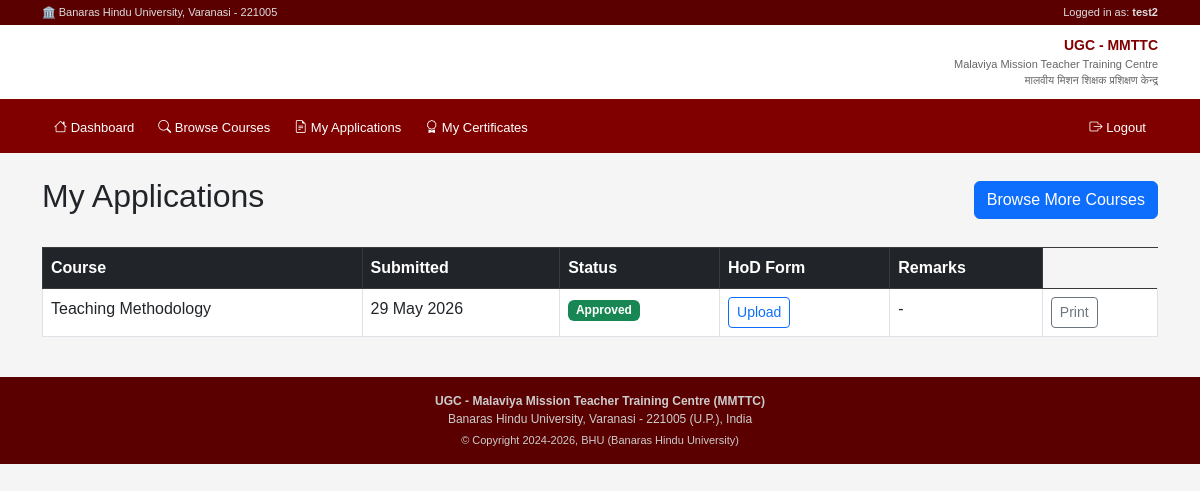
Screenshot of /applications/my-applications/ (signed in) with the database file from the repository.
### accounts/models.py (models this page shows, shortened)
class CustomUser(AbstractUser):
    ADMIN = 'admin'
    APPLICANT = 'applicant'
    ROLE_CHOICES = [
        (ADMIN, 'Admin'),
        (APPLICANT, 'Applicant'),
    ]
    role = models.CharField(max_length=20, choices=ROLE_CHOICES, default=APPLICANT)
    institution = models.CharField(max_length=255, blank=True)
    designation = models.CharField(max_length=100, blank=True)
    phone = models.CharField(max_length=15, blank=True)
    state = models.CharField(max_length=100, blank=True)
    groups = models.ManyToManyField(
        'auth.Group',
        related_name='customuser_set',
        blank=True
    )
    user_permissions = models.ManyToManyField(
        'auth.Permission',
        related_name='customuser_set',
        blank=True
    )

### applications/models.py (models this page shows, shortened)
class Application(models.Model):
    STATUS_CHOICES = [
        ('pending', 'Pending'),
        ('approved', 'Approved'),
        ('rejected', 'Rejected'),
    ]
    TITLE_CHOICES = [
        ('Mr.', 'Mr.'),
        ('Mrs.', 'Mrs.'),
        ('Dr.', 'Dr.'),
        ('Prof.', 'Prof.'),
    ]
    CATEGORY_CHOICES = [
        ('General', 'General'),
        ('OBC', 'OBC'),
        ('SC', 'SC'),
        ('ST', 'ST'),
        ('EWS', 'EWS'),
    ]
    FACULTY_CHOICES = [
        ('Faculty', 'Faculty'),
        ('Researcher/Non-Teaching', 'Researcher/Non-Teaching'),
    ]
    QUALIFICATION_CHOICES = [
        ('Graduate', 'Graduate'),
        ('Post Graduate', 'Post Graduate'),
        ('M.Phil', 'M.Phil'),
        ('Ph.D', 'Ph.D'),
        ('Post Doctoral', 'Post Doctoral'),
    ]
    COURSE_TYPE_CHOICES = [
    ('OC', 'OC - Orientation Courses'),
    ('RC-I', 'RC-I - Refresher Courses'),
    ('SC', 'SC - Short Term Courses'),
    ('NEP', 'NEP'),
]
    applicant = models.ForeignKey(CustomUser, on_delete=models.CASCADE)
    course = models.ForeignKey(Course, on_delete=models.CASCADE)
    status = models.CharField(max_length=20, choices=STATUS_CHOICES, default='pending')
    course_type = models.CharField(max_length=10, choices=COURSE_TYPE_CHOICES, blank=True)
    title = models.CharField(max_length=10, choices=TITLE_CHOICES)
    full_name = models.CharField(max_length=100)
    category = models.CharField(max_length=20, choices=CATEGORY_CHOICES)
    pwd = models.BooleanField(default=False)
    aadhaar = models.CharField(max_length=12)
    photograph = models.ImageField(upload_to='applications/photos/', blank=True, null=True)
    dob = models.DateField()
    faculty_type = models.CharField(max_length=30, choices=FACULTY_CHOICES)
    email = models.EmailField()
    mobile = models.CharField(max_length=10)
    alternate_mobile = models.CharField(max_length=10, blank=True)
    institute_address = models.CharField(max_length=100)
    institute_state = models.CharField(max_length=100)
    institute_pincode = models.CharField(max_length=6)
    same_as_institute = models.BooleanField(default=False)
    mailing_address = models.CharField(max_length=100, blank=True)
    mailing_state = models.CharField(max_length=100, blank=True)
    mailing_pincode = models.CharField(max_length=6, blank=True)
    highest_qualification = models.CharField(max_length=50, choices=QUALIFICATION_CHOICES)
    prev_course1 = models.CharField(max_length=100, blank=True)
    prev_course1_year = models.CharField(max_length=10, blank=True)
    prev_course1_center = models.CharField(max_length=50, blank=True)
    prev_course2 = models.CharField(max_length=100, blank=True)
    prev_course2_year = models.CharField(max_length=10, blank=True)
    prev_course2_center = models.CharField(max_length=50, blank=True)
    accommodation = models.BooleanField(default=False)
    original_form = models.FileField(upload_to='applications/forms/', blank=True, null=True)
    hod_signed_form = models.FileField(upload_to='applications/hod_signed/', blank=True, null=True)
    admin_remarks = models.TextField(blank=True)
    submitted_at = models.DateTimeField(auto_now_add=True)
    updated_at = models.DateTimeField(auto_now=True)
    class Meta:
        unique_together = ['applicant', 'course']

### courses/models.py (models this page shows, shortened)
class Course(models.Model):
    title = models.CharField(max_length=255)
    description = models.TextField()
    eligibility = models.TextField()
    duration = models.CharField(max_length=100)
    start_date = models.DateField()
    end_date = models.DateField()
    total_seats = models.IntegerField()
    seats_filled = models.IntegerField(default=0)
    is_visible = models.BooleanField(default=True)
    is_closed = models.BooleanField(default=False)
    created_by = models.ForeignKey(CustomUser, on_delete=models.SET_NULL, null=True)
    created_at = models.DateTimeField(auto_now_add=True)

### applications/views.py (the view)
# urls.py: path('my-applications/', views.my_applications, name='my_applications'),
def my_applications(request):
    if not request.user.is_authenticated:
        return redirect('login')
    applications = Application.objects.filter(applicant=request.user).order_by('-submitted_at')
    return render(request, 'applications/my_applications.html', {'applications': applications})

### templates/applications/my_applications.html (shortened to what this page needs)
{% extends 'base.html' %}
{% block content %}
<div class="container mt-4">
    <div class="d-flex justify-content-between align-items-center mb-4">
        <h2>My Applications</h2>
        <a href="{% url 'applicant_course_list' %}" class="btn btn-primary">Browse More Courses</a>
    </div>
    {% if applications %}
    <table class="table table-bordered table-hover">
        <thead class="table-dark">
            <tr>
                <th>Course</th>
                <th>Submitted</th>
                <th>Status</th>
                <th>HoD Form</th>
                <th>Remarks</th>
            </tr>
        </thead>
        <tbody>
            {% for app in applications %}
            <tr>
                <td>{{ app.course.title }}</td>
                <td>{{ app.submitted_at|date:"d M Y" }}</td>
                <td>
                    {% if app.status == 'pending' %}
                        <span class="badge bg-warning text-dark">Pending</span>
                    {% elif app.status == 'approved' %}
                        <span class="badge bg-success">Approved</span>
                    {% elif app.status == 'rejected' %}
                        <span class="badge bg-danger">Rejected</span>
                    {% endif %}
                </td>
                <td>
                    {% if app.hod_signed_form %}
                        <span class="badge bg-success">Uploaded</span>
                    {% else %}
                        <a href="{% url 'upload_hod_form' app.pk %}" class="btn btn-sm btn-outline-primary">Upload</a>
                    {% endif %}
                </td>
                <td>{{ app.admin_remarks|default:"-" }}</td>
                <td>
    <a href="{% url 'print_application' app.pk %}" class="btn btn-sm btn-outline-secondary" target="_blank">Print</a>
</td>
            </tr>
            {% endfor %}
        </tbody>
    </table>
    {% else %}
        <div class="alert alert-info">You haven't applied for any courses yet.</div>
    {% endif %}
</div>
{% endblock %}

### templates/base.html (shortened to what this page needs)
<!DOCTYPE html>
<html lang="en">
<head>
    <link href="https://cdn.jsdelivr.net/npm/bootstrap@5.3.0/dist/css/bootstrap.min.css" rel="stylesheet">
    <link href="https://cdn.jsdelivr.net/npm/bootstrap-icons@1.10.0/font/bootstrap-icons.css" rel="stylesheet">
</head>
<body>
    <div class="top-bar d-none d-md-block">
        <div class="container d-flex justify-content-between">
            <span>🏛️ Banaras Hindu University, Varanasi - 221005</span>
            <span>
                {% if request.user.is_authenticated %}
                    Logged in as: <strong>{{ request.user.username }}</strong>
                {% endif %}
            </span>
        </div>
    </div>
    <div class="site-header">
        <div class="container">
            <div class="row align-items-center g-2">
                <div class="col text-end">
                    <div class="mmttc-title">UGC - MMTTC</div>
                    <div class="mmttc-subtitle">Malaviya Mission Teacher Training Centre</div>
                    <div class="mmttc-subtitle">मालवीय मिशन शिक्षक प्रशिक्षण केन्द्र</div>
                </div>
            </div>
        </div>
    </div>
    <nav class="main-nav navbar navbar-expand-lg">
        <div class="container">
           <div class="collapse navbar-collapse" id="navbarNav">
    {% if request.user.is_authenticated %}
        <ul class="navbar-nav me-auto">
            {% if request.user.is_superuser or request.user.role == 'admin' %}
                <li class="nav-item">
                    <a class="nav-link" href="{% url 'admin_dashboard' %}">
                        <i class="bi bi-speedometer2"></i> Dashboard
                    </a>
                </li>
                <li class="nav-item">
                    <a class="nav-link" href="{% url 'course_list' %}">
                        <i class="bi bi-book"></i> Courses
                    </a>
                </li>
                <li class="nav-item">
                    <a class="nav-link" href="{% url 'admin_application_list' %}">
                        <i class="bi bi-file-earmark-text"></i> Applications
                    </a>
                </li>
            {% else %}
                <li class="nav-item">
                    <a class="nav-link" href="{% url 'applicant_dashboard' %}">
                        <i class="bi bi-house"></i> Dashboard
                    </a>
                </li>
                <li class="nav-item">
                    <a class="nav-link" href="{% url 'applicant_course_list' %}">
                        <i class="bi bi-search"></i> Browse Courses
                    </a>
                </li>
                <li class="nav-item">
                    <a class="nav-link" href="{% url 'my_applications' %}">
                        <i class="bi bi-file-earmark-text"></i> My Applications
                    </a>
                </li>
                <li class="nav-item">
                    <a class="nav-link" href="{% url 'my_certificates' %}">
                        <i class="bi bi-award"></i> My Certificates
                    </a>
                </li>
            {% endif %}
        </ul>
        <ul class="navbar-nav ms-auto">
            <li class="nav-item">
                <a class="nav-link text-warning" href="{% url 'logout' %}">
                    <i class="bi bi-box-arrow-right"></i> Logout
                </a>
            </li>
        </ul>
    {% endif %}
</div>
    </nav>
    {% block content %}{% endblock %}
    <div class="site-footer">
        <div class="container">
            <p class="mb-1">
                <strong>UGC - Malaviya Mission Teacher Training Centre (MMTTC)</strong><br>
                Banaras Hindu University, Varanasi - 221005 (U.P.), India
            </p>
            <p class="mb-0" style="font-size:11px;">
                © Copyright 2024-2026, BHU (Banaras Hindu University)
            </p>
        </div>
    </div>
</body>
</html>

### templates/base.html (style rules this page uses)
:root { --bhu-maroon: #800000; --bhu-dark: #5a0000; --bhu-light: #f9f3f3; --bhu-gold: #c8a951; }
body { background-color: #f5f5f5; font-family: Arial, sans-serif; }
.top-bar { background-color: var(--bhu-dark); color: #ddd; font-size: 11px; padding: 4px 0; }
.site-header { background: white; border-bottom: 3px solid var(--bhu-maroon); padding: 10px 0; }
.mmttc-title { color: var(--bhu-maroon); font-weight: bold; font-size: 14px; }
.mmttc-subtitle { color: #666; font-size: 11px; }
.main-nav { background-color: var(--bhu-maroon); }
.main-nav .nav-link { color: white !important; font-size: 13px; padding: 8px 12px !important; }
.table thead { background-color: var(--bhu-maroon); color: white; }
.site-footer { background-color: var(--bhu-dark); color: #ccc; font-size: 12px; padding: 15px 0; margin-top: 40px; text-align: center; }

### rows the page displays
CustomUser: user.username "test2"
Application: course "Teaching Methodology", submitted_at "29 May 2026", status "Approved", hod_signed_form "Upload", admin_remarks "-"
